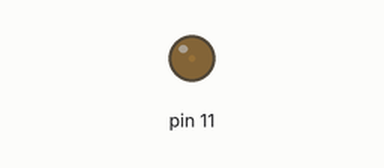
Bench run of a sketch on a simulated Arduino Uno, built with avr-gcc and run on an emulated ATmega328P. On the bench: output pins drawn as LEDs (lit = HIGH). What the sketch prints to the serial monitor is not drawn.

Above: at 0.05 s.
At 1.75 s:
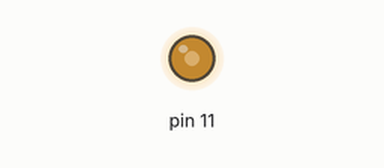
At 3.45 s:
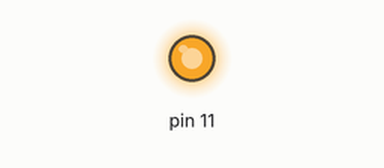
At 6.85 s:
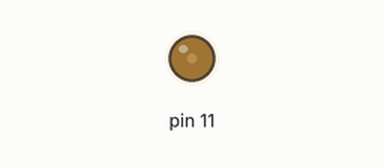
Timing chart, 0 to 10.1 s (numbered marks = the images above):
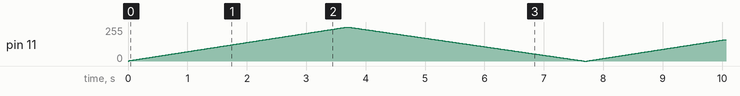

The sketch:

act2-fadeinnout.ino
```cpp
void setup() {
  // Using a digital pin: set LED pin to output.
  // The board contain digital pins that can be used as an input or output.
  // They can send data as control signals or inputs to read data.
  Serial.begin(9600);
  Serial.println("Hello World");
  pinMode(11, OUTPUT);
}

void loop() {
  Serial.println("Fade in and fade out");

  // fade in
  for (int i = 0; i <= 255; i++) {
    analogWrite(11, i);
    delay(5);
    Serial.println("Fading in...");
  }
  // fade out

  for (int i = 255; i >= 0; i--) {
    analogWrite(11, i);
    delay(5);
    Serial.println("Fading out...");
  }
}
```
